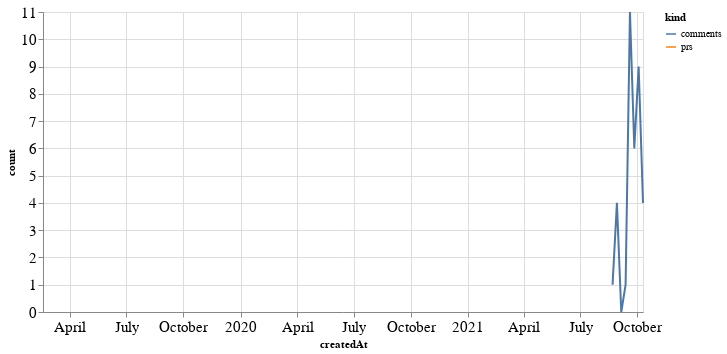

Notebook cell for this chart:
### Code cell
alt.Chart(total_time, width=600).mark_line().encode(
    x='createdAt',
    y='count',
    color='kind'
)

### Figure 1 — Vega-Lite specification as saved in the notebook (floating-point values rounded to 4 significant figures)
{"config": {"axisLeft": {"labelFontSize": 15}, "axisBottom": {"labelFontSize": 15}}, "data": {"name": "data-00e51044f74b990d686ca894da2e4662"}, "mark": "line", "encoding": {"color": {"type": "nominal", "field": "kind"}, "x": {"type": "temporal", "field": "createdAt"}, "y": {"type": "quantitative", "field": "count"}}, "width": 600, "$schema": "https://vega.github.io/schema/vega-lite/v4.8.1.json", "datasets": {"data-00e51044f74b990d686ca894da2e4662": [{"createdAt": "2019-02-17T00:00:00", "kind": "prs", "count": 1.0}, {"createdAt": "2021-08-22T00:00:00", "kind": "prs", "count": null}, {"createdAt": "2021-08-29T00:00:00", "kind": "prs", "count": null}, {"createdAt": "2021-09-05T00:00:00", "kind": "prs", "count": null}, {"createdAt": "2021-09-12T00:00:00", "kind": "prs", "count": null}, {"createdAt": "2021-09-19T00:00:00", "kind": "prs", "count": null}, {"createdAt": "2021-09-26T00:00:00", "kind": "prs", "count": null}, {"createdAt": "2021-10-03T00:00:00", "kind": "prs", "count": null}, {"createdAt": "2021-10-10T00:00:00", "kind": "prs", "count": null}, {"createdAt": "2019-02-17T00:00:00", "kind": "comments", "count": null}, {"createdAt": "2021-08-22T00:00:00", "kind": "comments", "count": 1.0}, {"createdAt": "2021-08-29T00:00:00", "kind": "comments", "count": 4.0}, {"createdAt": "2021-09-05T00:00:00", "kind": "comments", "count": 0.0}, {"createdAt": "2021-09-12T00:00:00", "kind": "comments", "count": 1.0}, {"createdAt": "2021-09-19T00:00:00", "kind": "comments", "count": 11.0}, {"createdAt": "2021-09-26T00:00:00", "kind": "comments", "count": 6.0}, {"createdAt": "2021-10-03T00:00:00", "kind": "comments", "count": 9.0}, {"createdAt": "2021-10-10T00:00:00", "kind": "comments", "count": 4.0}]}}
